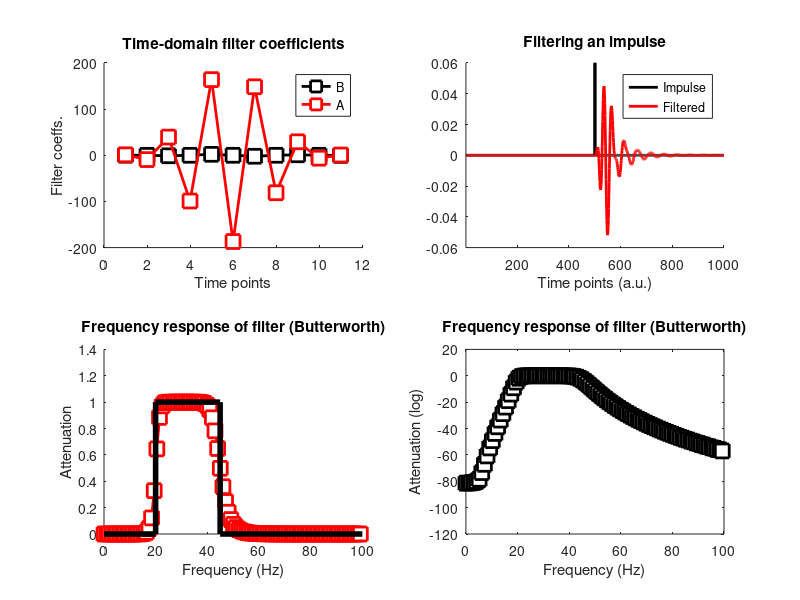
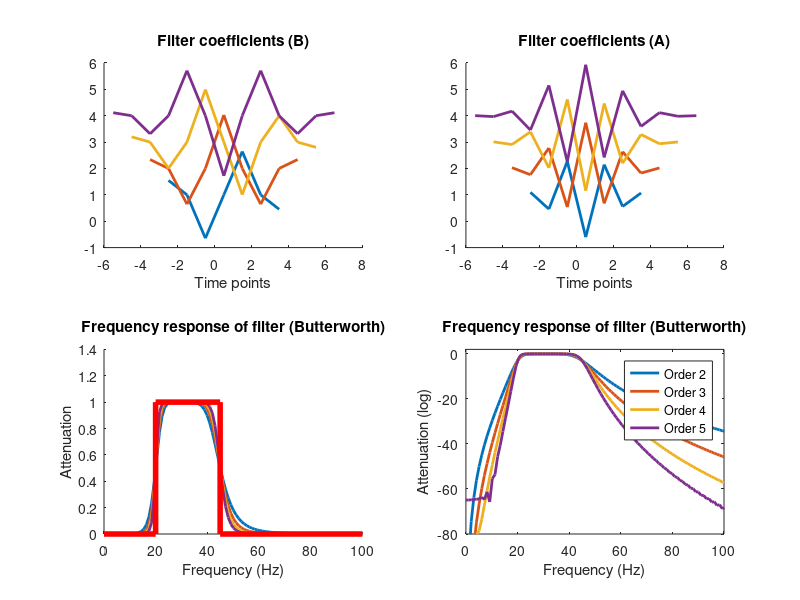

MATLAB code to generate these figures, in order:
%% IIR Butterworth Filter design
%%
srate = 1024;
nyquist = srate/2;
freqR = [20 45]; %passband range

% 5th order butterworth filter
[fkernB,fkernA] = butter(5,freqR/nyquist); %filter coeffs, [numera.,denomin.]

% compute the power spectrum of filter coefficients
filtPow = abs(fft(fkernB)).^2;
hz = linspace(0,nyquist,floor(length(fkernB)/2)+1);

figure(1), clf
subplot(221), hold on
plot(fkernB*1e5,'ks-','linew',2,'markersize',10,'markerfacecolor','w')
plot(fkernA,'rs-','linew',2,'markersize',10,'markerfacecolor','w')
xlabel('Time points'), ylabel('Filter coeffs.')
title('Time-domain filter coefficients')
legend({'B';'A'})

%%
% generatre impulse response - all zeros and 1 in the middle
impRes = [zeros(1,500) 1 zeros(1,500)];
%Apply the Filter
Fimp = filter(fkernB,fkernA,impRes); % in the time domain
%compute the power spectrum
impPow = abs(fft(Fimp)).^2; % in the freq domain
hz = linspace(0,nyquist,floor(length(impRes)/2)+1);

subplot(222), cla, hold on
plot(impRes,'k','linew',2)
plot(Fimp,'r','linew',2)
set(gca,'xlim',[1 length(impRes)],'ylim',[-1 1]*.06)
legend({'Impulse';'Filtered'})
xlabel('Time points (a.u.)')
title('Filtering an impulse')

subplot(223), hold on
plot(hz,impPow(1:length(hz)),'rs-','linew',2,'markerfacecolor','w','markersize',10)
plot([0 freqR(1) freqR freqR(2) nyquist],[0 0 1 1 0 0],'k','linew',4)
set(gca,'xlim',[0 100])
xlabel('Frequency (Hz)'), ylabel('Attenuation')
title('Frequency response of filter (Butterworth)')

subplot(224)
plot(hz,10*log10(impPow(1:length(hz))),'ks-','linew',2,'markerfacecolor','w','markersize',10)
set(gca,'xlim',[0 100])
xlabel('Frequency (Hz)'), ylabel('Attenuation (log)')
title('Frequency response of filter (Butterworth)')

%% Looping thru differnt butterworth IIR filter orders

orders = 3:6; %some errors on plotting subplot(223) when in 2:11 range - Conclusion: 11th order is far too high
fkernO = zeros(length(orders),1001);
HZ = linspace(0,srate,1001); % careful: srate not nyquist

figure(2), clf
title('Order Range: 2:11')
for out = 1:length(orders)
    % creating the filter kernel
    [FKB,FKA] = butter(orders(out),freqR/nyquist);
    n(out) = length(FKB);
    
    % filter the impulse response and take its power
    Fimp = filter(FKB,FKA,impRes); % filtered by the impulse response
    fkernO(out,:) = abs(fft(Fimp)).^2;
    
    % show in plot
    subplot(221), hold on
    plot((1:n(out))-n(out)/2,zscore(FKB)+out,'linew',2)
    
    subplot(222), hold on
    plot((1:n(out))-n(out)/2,zscore(FKA)+out,'linew',2) 
end
% plot labels
subplot(221)
xlabel('Time points')
title('Filter coefficients (B)')

subplot(222)
xlabel('Time points')
title('Filter coefficients (A)')


% plot the spectra
subplot(223), hold on
plot(HZ,fkernO,'linew',2) %(1:length(HZ)
plot([0 freqR(1) freqR freqR(2) nyquist],[0 0 1 1 0 0],'r','linew',4)
set(gca,'xlim',[0 100])
xlabel('Frequency (Hz)'), ylabel('Attenuation')
title('Frequency response of filter (Butterworth)')

% in log space
subplot(224)
plot(HZ,10*log10(fkernO),'linew',2)
set(gca,'xlim',[0 100],'ylim',[-80 2])
xlabel('Frequency (Hz)'), ylabel('Attenuation (log)')
legend({'Order 2','Order 3','Order 4','Order 5','Order 6','Order 7','Order 8','Order 9','Order 10','Order 11'})
title('Frequency response of filter (Butterworth)')
